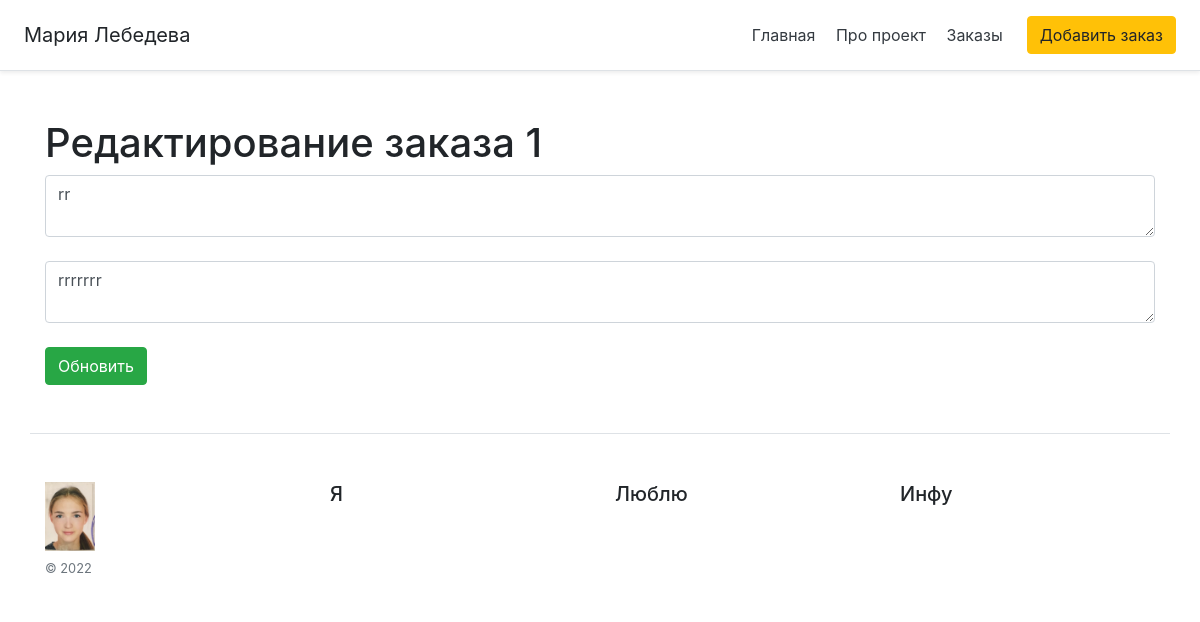
The page /posts/1/update on the database as committed earlier.
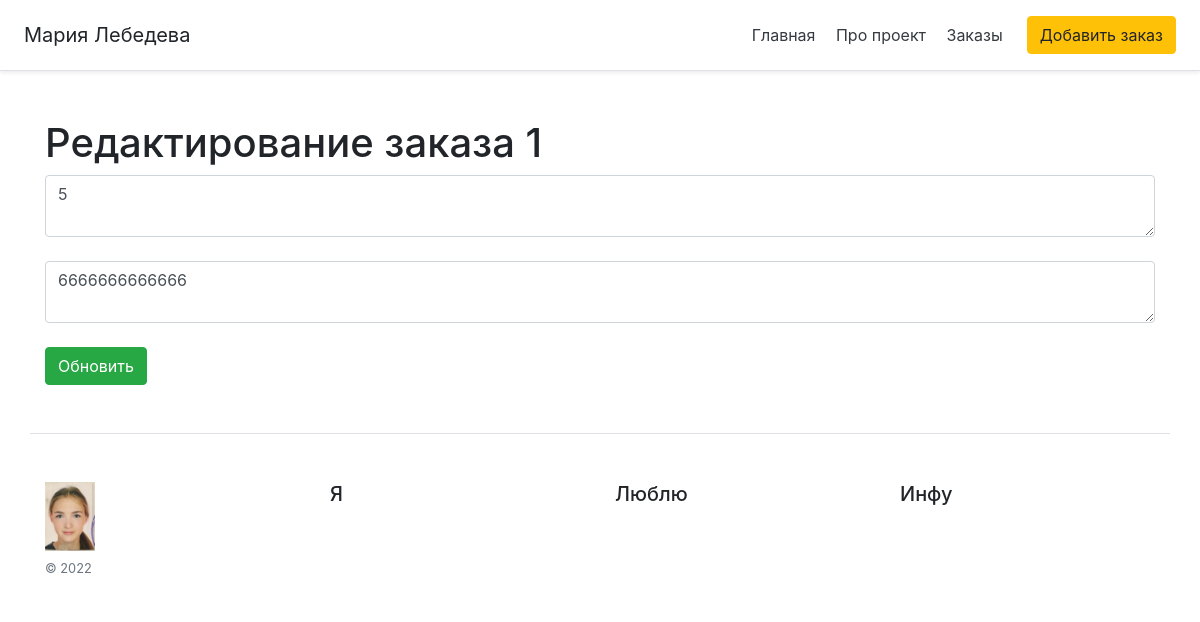
The same page on the database as committed later.
### app.py (models this page shows, shortened)
class Order(db.Model):
    id = db.Column(db.Integer, primary_key=True)
    title = db.Column(db.String(100), nullable=False)
    intro = db.Column(db.String(300), nullable=False)
    text = db.Column(db.Text, nullable=False)
    date = db.Column(db.DateTime, default=datetime.utcnow)

### app.py (the view)
@app.route('/posts/<int:id>/update', methods=['POST', 'GET'])
def post_update(id):
    order = Order.query.get(id)
    if request.method == "POST":
        order.intro = request.form['intro']
        order.text = request.form['text']
        try:
            db.session.commit()
            return redirect(url_for('posts'))
        except:
            return "При редактировании статьи произошла ошибка"
    else:
        return render_template("post_update.html", order=order)

### templates/post_update.html (shortened to what this page needs)
{% extends 'base.html' %}
{% block body %}
<div class="container mt-5">
    <h1>Редактирование заказа {{ order.id }}</h1>
    <form method="post">
        <textarea name="intro" id="intro" class="form-control" placeholder="Описание заказа">{{ order.intro }}</textarea><br>
        <textarea name="text" id="text" class="form-control" placeholder="Комментарии">{{ order.text }}</textarea><br>
        <input type="submit" class="btn btn-success" value="Обновить">
    </form>
</div>
{% endblock %}

Rows that differ between the two databases and show on the page:
changed Order id 1: intro "rr" → "5"; text "rrrrrrr" → "6666666666666"
